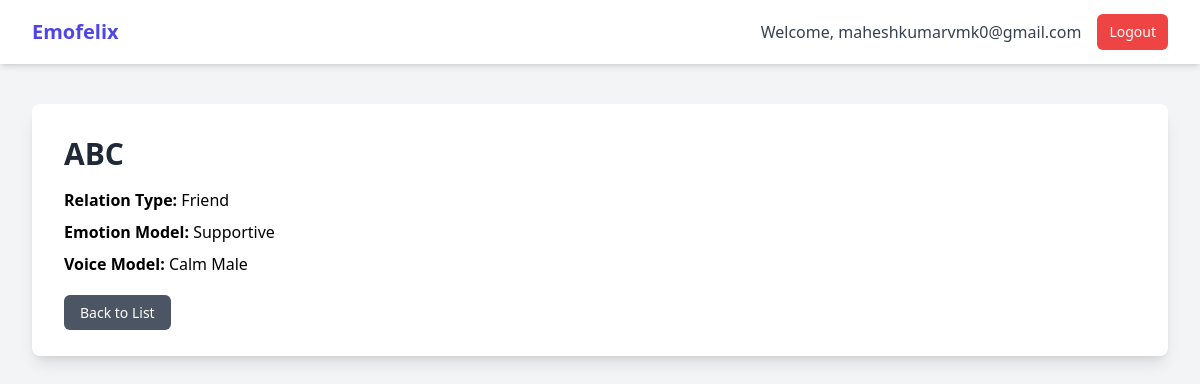
Screenshot of /relations/4/ (signed in) with the database file from the repository.
### mainapp/models.py (models this page shows, shortened)
class CustomUser(AbstractUser):
    def __str__(self):
        return self.username

class Relation(models.Model):
    user = models.ForeignKey(CustomUser, on_delete=models.CASCADE, related_name="relations")
    name = models.CharField(max_length=100)
    relation_type = models.CharField(max_length=50)  # e.g. "Mother", "Friend"
    emotion_model = models.CharField(max_length=100)
    voice_model = models.CharField(max_length=100)

### mainapp/views.py (the view)
# urls.py: path('relations/<int:pk>/', views.RelationDetailView.as_view(), name='relation-detail'),
class RelationDetailView(LoginRequiredMixin, DetailView):
    model = Relation
    template_name = 'mainapp/relation_detail.html'

### mainapp/templates/mainapp/relation_detail.html (shortened to what this page needs)
{% extends 'base.html' %}
{% block content %}
<div class="bg-white p-8 rounded-lg shadow-lg">
    <h1 class="text-3xl font-bold text-gray-800 mb-4">{{ object.name }}</h1>
    <div class="space-y-2">
        <p><strong>Relation Type:</strong> {{ object.relation_type }}</p>
        <p><strong>Emotion Model:</strong> {{ object.emotion_model }}</p>
        <p><strong>Voice Model:</strong> {{ object.voice_model }}</p>
    </div>
    <div class="mt-6">
        <a href="{% url 'relation-list' %}" class="px-4 py-2 text-sm font-medium text-white bg-gray-600 rounded-md hover:bg-gray-700">Back to List</a>
    </div>
</div>
{% endblock %}

### mainapp/templates/base.html (shortened to what this page needs)
<!DOCTYPE html>
<html lang="en">
<head>
    <script src="https://cdn.tailwindcss.com"></script>
</head>
<body class="bg-gray-100">
    <nav class="bg-white shadow-md">
        <div class="max-w-7xl mx-auto px-4 sm:px-6 lg:px-8">
            <div class="flex justify-between h-16">
                <div class="flex">
                    <a href="{% url 'home' %}" class="flex-shrink-0 flex items-center text-xl font-bold text-indigo-600">
                        Emofelix
                    </a>
                </div>
                <div class="flex items-center">
                    {% if user.is_authenticated %}
                        <span class="text-gray-700 mr-4">Welcome, {{ user.username }}</span>
                        <a href="{% url 'logout' %}" class="px-3 py-2 rounded-md text-sm font-medium text-white bg-red-500 hover:bg-red-600">Logout</a>
                    {% else %}
                        <a href="{% url 'login' %}" class="px-3 py-2 rounded-md text-sm font-medium text-white bg-indigo-600 hover:bg-indigo-700">Login</a>
                    {% endif %}
                </div>
            </div>
        </div>
    </nav>
    <main class="py-10">
        <div class="max-w-7xl mx-auto sm:px-6 lg:px-8">
            {% block content %}
            {% endblock %}
        </div>
    </main>
</body>
</html>

### rows the page displays
CustomUser: username "maheshkumarvmk0@gmail.com"
Relation: name "ABC", relation_type "Friend", emotion_model "Supportive", voice_model "Calm Male"
